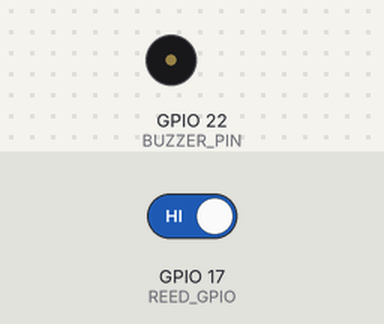
Bench run of a program on a simulated Raspberry Pi (BCM pin numbers). On the bench: buzzer (waves = sounding, pin HIGH). The test bench sets the inputs (shaded band); at power-on: GPIO 17 (REED_GPIO) HIGH. What the program prints to the terminal is not drawn.

Above: at 1.2 s.
1.3 s: GPIO 17 (REED_GPIO) driven LOW
At 1.7 s:
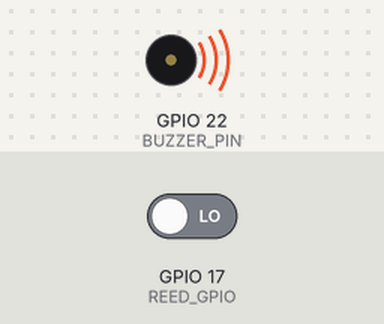
Timing chart, 0 to 4.3 s (numbered marks = the images above; inputs shaded):
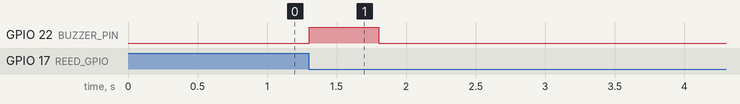

Measured:
- after the input at 1.3 s, GPIO 22 (BUZZER_PIN): LOW → HIGH at once, → LOW 0.50 s later

The program:

sensor_buzzer_test.py
```python
import time
import RPi.GPIO as GPIO

REED_GPIO = 17
BUZZER_PIN = 22

GPIO.setmode(GPIO.BCM)
GPIO.setup(REED_GPIO, GPIO.IN, pull_up_down=GPIO.PUD_UP)
GPIO.setup(BUZZER_PIN, GPIO.OUT)
GPIO.output(BUZZER_PIN, False)

print("beep...（Ctrl+C 離開）")

try:
    last = GPIO.input(REED_GPIO)

    while True:
        now = GPIO.input(REED_GPIO)

        # 只在「剛被按下」那一瞬間叫
        if last == 1 and now == 0:
            print("🎯 REED SWITCH")
            GPIO.output(BUZZER_PIN, True)
            time.sleep(0.5)
            GPIO.output(BUZZER_PIN, False)

        last = now
        time.sleep(0.02)

except KeyboardInterrupt:
    pass
finally:
    GPIO.cleanup()
```
